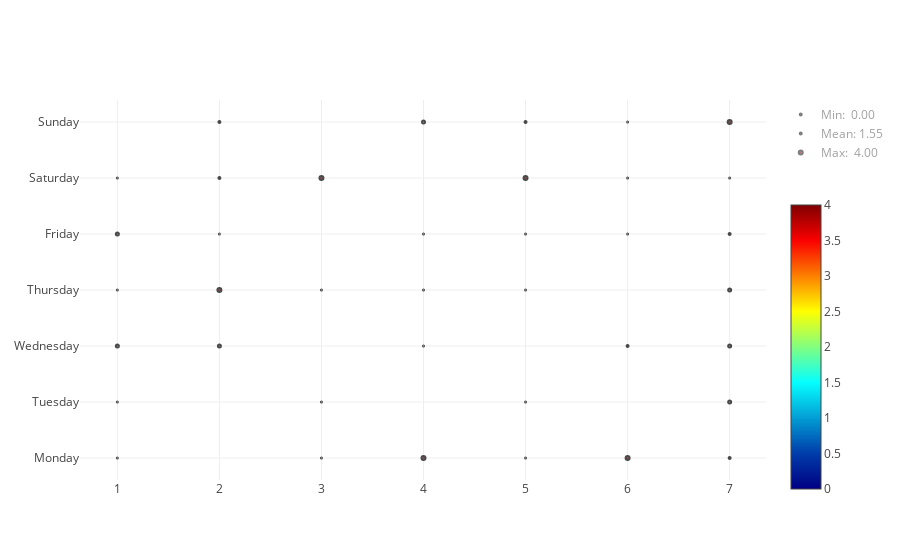

Notebook code cell kept with this figure:
### Code cell
d, l = punch_card(data['x'], data['y'], data['value'],
                 normalize=False,
                 equal_size_markers=False)
plotly.plotly.iplot(plotly.graph_objs.Figure(data=d, layout=l))

### Figure 1 — Plotly figure (JSON) as saved in the notebook; plotly's stock layout.template omitted (floating-point values rounded to 4 significant figures)
{"data": [{"hoverinfo": "x+y+text", "marker": {"color": [1, 0, 1, 4, 1, 4, 2, 1, 0, 1, 0, 1, 0, 3, 3, 3, 0, 1, 0, 2, 3, 1, 4, 1, 1, 1, 0, 3, 3, 1, 0, 1, 1, 1, 2, 1, 2, 4, 0, 4, 1, 1, 0, 2, 0, 3, 2, 1, 4], "colorbar": {"len": 0.8, "y": 0.35}, "colorscale": "Jet", "line": {"color": "rgb(0, 0, 0)", "width": 2}, "showscale": true, "size": [1, 0, 1, 4, 1, 4, 2, 1, 0, 1, 0, 1, 0, 3, 3, 3, 0, 1, 0, 2, 3, 1, 4, 1, 1, 1, 0, 3, 3, 1, 0, 1, 1, 1, 2, 1, 2, 4, 0, 4, 1, 1, 0, 2, 0, 3, 2, 1, 4], "symbol": "circle"}, "mode": "markers", "showlegend": false, "text": [1, 0, 1, 4, 1, 4, 2, 1, 0, 1, 0, 1, 0, 3, 3, 3, 0, 1, 0, 2, 3, 1, 4, 1, 1, 1, 0, 3, 3, 1, 0, 1, 1, 1, 2, 1, 2, 4, 0, 4, 1, 1, 0, 2, 0, 3, 2, 1, 4], "type": "scatter", "x": [1, 2, 3, 4, 5, 6, 7, 1, 2, 3, 4, 5, 6, 7, 1, 2, 3, 4, 5, 6, 7, 1, 2, 3, 4, 5, 6, 7, 1, 2, 3, 4, 5, 6, 7, 1, 2, 3, 4, 5, 6, 7, 1, 2, 3, 4, 5, 6, 7], "y": ["Monday", "Monday", "Monday", "Monday", "Monday", "Monday", "Monday", "Tuesday", "Tuesday", "Tuesday", "Tuesday", "Tuesday", "Tuesday", "Tuesday", "Wednesday", "Wednesday", "Wednesday", "Wednesday", "Wednesday", "Wednesday", "Wednesday", "Thursday", "Thursday", "Thursday", "Thursday", "Thursday", "Thursday", "Thursday", "Friday", "Friday", "Friday", "Friday", "Friday", "Friday", "Friday", "Saturday", "Saturday", "Saturday", "Saturday", "Saturday", "Saturday", "Saturday", "Sunday", "Sunday", "Sunday", "Sunday", "Sunday", "Sunday", "Sunday"]}, {"hoverinfo": "name", "legendgroup": "legend_only", "marker": {"color": "rgb(0,0,131)", "line": {"color": "rgb(0, 0, 0)", "width": 2}, "size": 0, "symbol": "circle"}, "mode": "markers", "name": "Min:  0.00", "showlegend": true, "type": "scatter", "visible": "legendonly", "x": [1], "y": ["Monday"]}, {"hoverinfo": "name", "legendgroup": "legend_only", "marker": {"color": "rgb(17.75510204081631, 255.0, 241.98979591836735)", "line": {"color": "rgb(0, 0, 0)", "width": 2}, "size": 1.551, "symbol": "circle"}, "mode": "markers", "name": "Mean: 1.55", "showlegend": true, "type": "scatter", "visible": "legendonly", "x": [1], "y": ["Monday"]}, {"hoverinfo": "name", "legendgroup": "legend_only", "marker": {"color": "rgb(128,0,0)", "line": {"color": "rgb(0, 0, 0)", "width": 2}, "size": 4, "symbol": "circle"}, "mode": "markers", "name": "Max:  4.00", "showlegend": true, "type": "scatter", "visible": "legendonly", "x": [1], "y": ["Monday"]}], "layout": {}}
